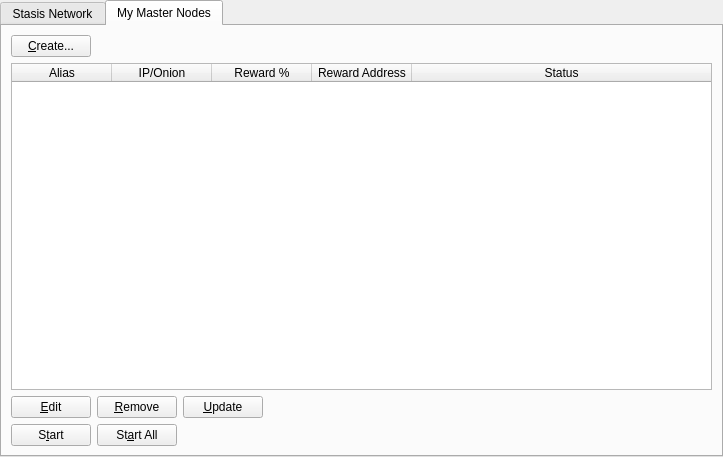
<?xml version="1.0" encoding="UTF-8"?>
<ui version="4.0">
 <class>MasternodeManager</class>
 <widget class="QWidget" name="MasternodeManager">
  <property name="geometry">
   <rect>
    <x>0</x>
    <y>0</y>
    <width>723</width>
    <height>457</height>
   </rect>
  </property>
  <property name="windowTitle">
   <string>Form</string>
  </property>
  <layout class="QVBoxLayout" name="topLayout">
   <property name="leftMargin">
    <number>0</number>
   </property>
   <property name="topMargin">
    <number>0</number>
   </property>
   <property name="rightMargin">
    <number>0</number>
   </property>
   <property name="bottomMargin">
    <number>0</number>
   </property>
   <item>
    <layout class="QVBoxLayout" name="verticalLayout">
     <property name="bottomMargin">
      <number>0</number>
     </property>
     <item>
      <widget class="QTabWidget" name="tabWidget">
       <property name="currentIndex">
        <number>1</number>
       </property>
       <widget class="QWidget" name="tab">
        <attribute name="title">
         <string>Stasis Network</string>
        </attribute>
        <layout class="QGridLayout" name="gridLayout">
         <item row="1" column="0">
          <widget class="QTableWidget" name="tableWidgetMasternodes">
           <property name="editTriggers">
            <set>QAbstractItemView::NoEditTriggers</set>
           </property>
           <property name="alternatingRowColors">
            <bool>true</bool>
           </property>
           <property name="selectionBehavior">
            <enum>QAbstractItemView::SelectRows</enum>
           </property>
           <property name="sortingEnabled">
            <bool>true</bool>
           </property>
           <attribute name="horizontalHeaderStretchLastSection">
            <bool>true</bool>
           </attribute>
           <column>
            <property name="text">
             <string>Address</string>
            </property>
           </column>
           <column>
            <property name="text">
             <string>Protocol</string>
            </property>
           </column>
           <column>
            <property name="text">
             <string>Active</string>
            </property>
           </column>
           <column>
            <property name="text">
             <string>Active (secs)</string>
            </property>
           </column>
           <column>
            <property name="text">
             <string>Last Seen</string>
            </property>
           </column>
           <column>
            <property name="text">
             <string>Pubkey</string>
            </property>
           </column>
          </widget>
         </item>
         <item row="0" column="0">
          <layout class="QHBoxLayout" name="horizontalLayout_3">
           <property name="bottomMargin">
            <number>0</number>
           </property>
           <item>
            <widget class="QLabel" name="label_2">
             <property name="text">
              <string>Stasis Node Count:</string>
             </property>
            </widget>
           </item>
           <item>
            <widget class="QLabel" name="countLabel">
             <property name="text">
              <string>0</string>
             </property>
            </widget>
           </item>
           <item>
            <spacer name="horizontalSpacer_3">
             <property name="orientation">
              <enum>Qt::Horizontal</enum>
             </property>
             <property name="sizeHint" stdset="0">
              <size>
               <width>40</width>
               <height>20</height>
              </size>
             </property>
            </spacer>
           </item>
          </layout>
         </item>
        </layout>
       </widget>
       <widget class="QWidget" name="tab_2">
        <attribute name="title">
         <string>My Master Nodes</string>
        </attribute>
        <layout class="QGridLayout" name="gridLayout_2">
         <item row="0" column="0">
          <layout class="QVBoxLayout" name="verticalLayout_2">
           <property name="bottomMargin">
            <number>0</number>
           </property>
           <item>
            <layout class="QHBoxLayout" name="horizontalLayout">
             <item>
              <widget class="QPushButton" name="createButton">
               <property name="text">
                <string>&amp;Create...</string>
               </property>
              </widget>
             </item>
             <item>
              <spacer name="horizontalSpacer">
               <property name="orientation">
                <enum>Qt::Horizontal</enum>
               </property>
               <property name="sizeHint" stdset="0">
                <size>
                 <width>40</width>
                 <height>20</height>
                </size>
               </property>
              </spacer>
             </item>
            </layout>
           </item>
           <item>
            <widget class="QTableWidget" name="tableWidget_2">
             <property name="minimumSize">
              <size>
               <width>695</width>
               <height>0</height>
              </size>
             </property>
             <property name="editTriggers">
              <set>QAbstractItemView::NoEditTriggers</set>
             </property>
             <property name="alternatingRowColors">
              <bool>true</bool>
             </property>
             <property name="selectionMode">
              <enum>QAbstractItemView::SingleSelection</enum>
             </property>
             <property name="selectionBehavior">
              <enum>QAbstractItemView::SelectRows</enum>
             </property>
             <attribute name="horizontalHeaderStretchLastSection">
              <bool>true</bool>
             </attribute>
             <column>
              <property name="text">
               <string>Alias</string>
              </property>
             </column>
             <column>
              <property name="text">
               <string>IP/Onion</string>
              </property>
             </column>
             <column>
              <property name="text">
               <string>Reward %</string>
              </property>
             </column>
             <column>
              <property name="text">
               <string>Reward Address</string>
              </property>
             </column>
             <column>
              <property name="text">
               <string>Status</string>
              </property>
             </column>
            </widget>
           </item>
           <item>
            <layout class="QHBoxLayout" name="horizontalLayout_2">
             <property name="bottomMargin">
              <number>0</number>
             </property>
             <item>
              <widget class="QPushButton" name="editButton">
               <property name="text">
                <string>&amp;Edit</string>
               </property>
              </widget>
             </item>
             <item>
              <widget class="QPushButton" name="removeButton">
               <property name="text">
                <string>&amp;Remove</string>
               </property>
              </widget>
             </item>
             <item>
              <widget class="QPushButton" name="UpdateButton">
               <property name="text">
                <string>&amp;Update</string>
               </property>
              </widget>
             </item>
             <item>
              <spacer name="horizontalSpacer_2">
               <property name="orientation">
                <enum>Qt::Horizontal</enum>
               </property>
               <property name="sizeHint" stdset="0">
                <size>
                 <width>40</width>
                 <height>20</height>
                </size>
               </property>
              </spacer>
             </item>
            </layout>
           </item>
           <item>
            <layout class="QHBoxLayout" name="horizontalLayout_4">
             <property name="bottomMargin">
              <number>0</number>
             </property>
            </layout>
           </item>
           <item>
            <layout class="QHBoxLayout" name="horizontalLayout_5">
             <property name="bottomMargin">
              <number>0</number>
             </property>
             <item>
              <widget class="QPushButton" name="startButton">
               <property name="text">
                <string>S&amp;tart</string>
               </property>
              </widget>
             </item>
             <item>
              <widget class="QPushButton" name="startAllButton">
               <property name="text">
                <string>St&amp;art All</string>
               </property>
              </widget>
             </item>
             <item>
              <spacer name="horizontalSpacer_5">
               <property name="orientation">
                <enum>Qt::Horizontal</enum>
               </property>
               <property name="sizeHint" stdset="0">
                <size>
                 <width>40</width>
                 <height>20</height>
                </size>
               </property>
              </spacer>
             </item>
            </layout>
           </item>
          </layout>
         </item>
        </layout>
       </widget>
      </widget>
     </item>
    </layout>
   </item>
  </layout>
 </widget>
 <resources/>
 <connections/>
</ui>
